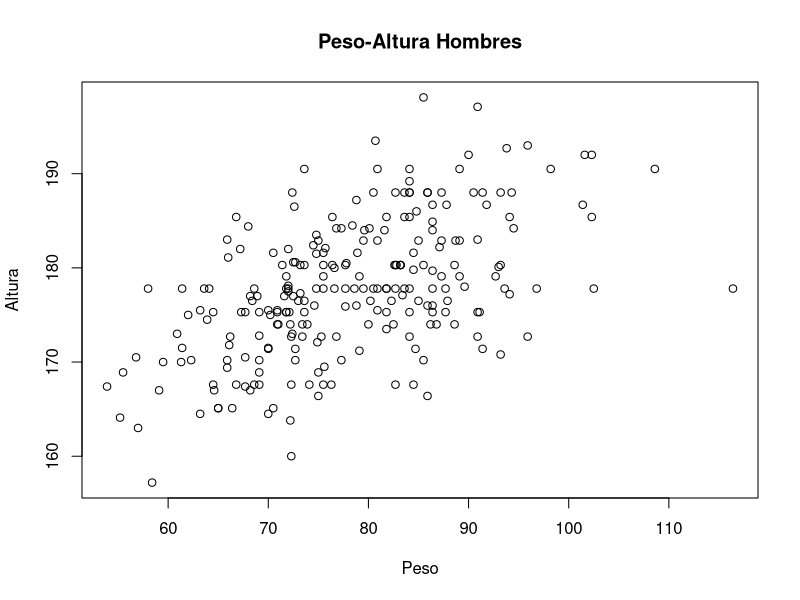
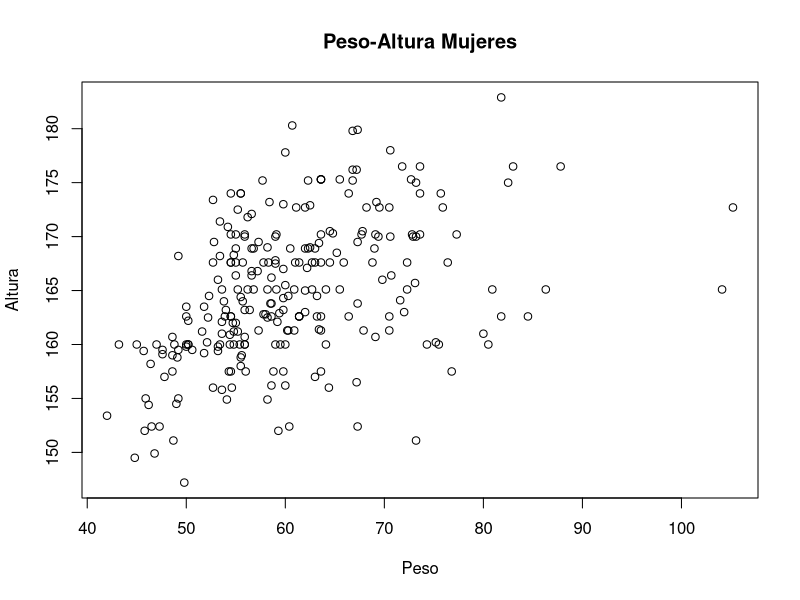
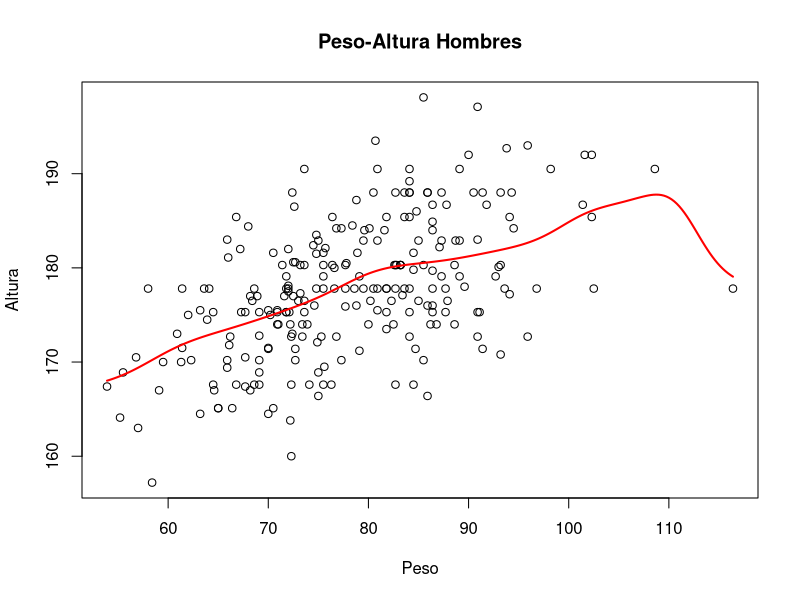
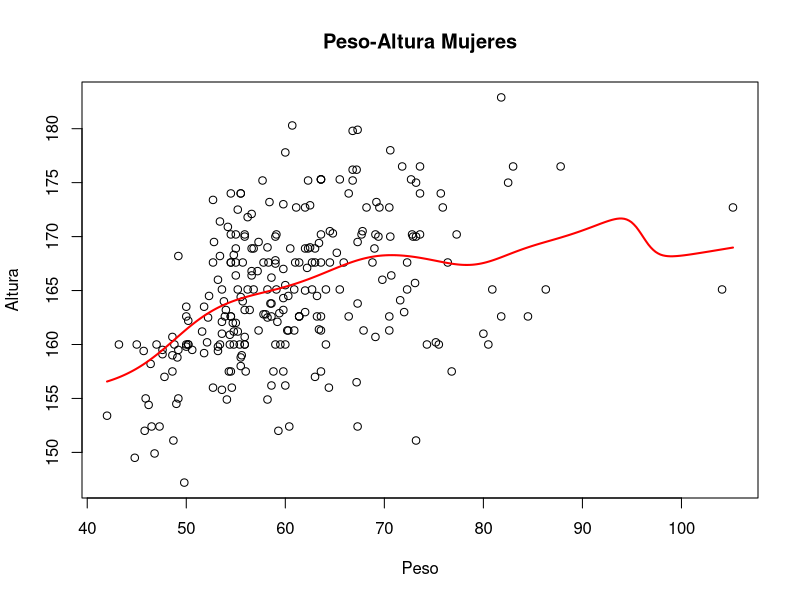
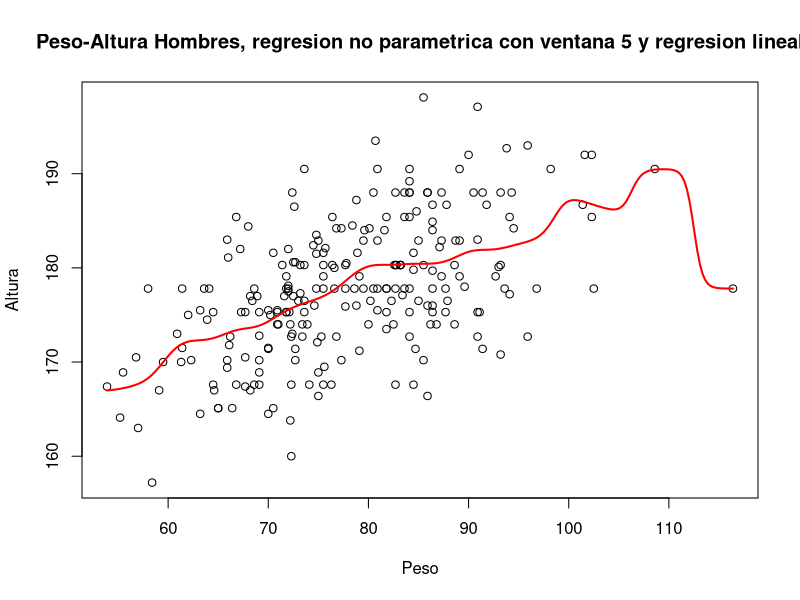
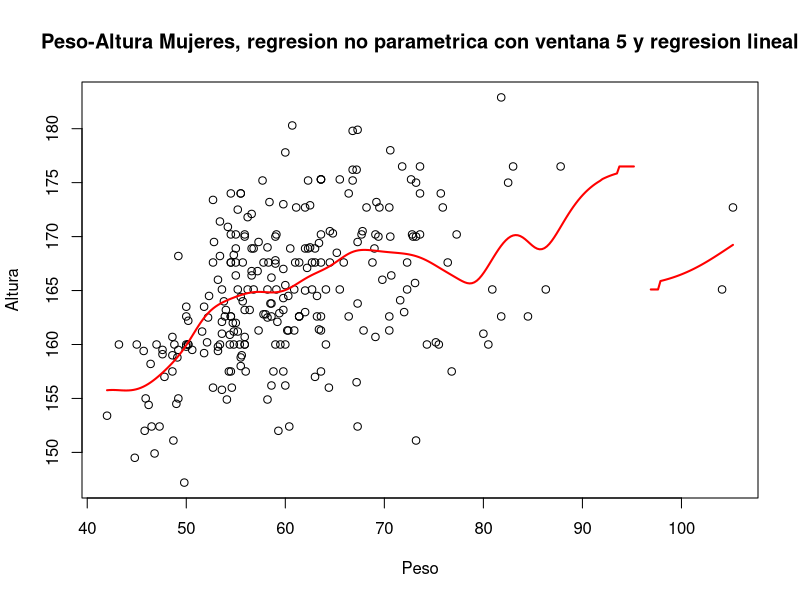

Recreate these plots in R, in order. (Note: this script raises an error after producing the figures.)
TrainTest <- read.table("TrainTest.txt")

body <- read.csv("body.csv")

#Le asignamos el nombre correspondiente a las columnas del data set
colnames(body)<- (c("BIAC","BIIL","BITRO","CHEST1","CHEST2","ELBOW","WRIST",
                    "KNEE","ANKLE","SHOUL","CHESTG","WAISTG","NAVEL","HIP","GLUTE","BICEP",
                    "FLOREA","KNEEG","CALF","ANKLEG","WRISTG","AGE","WEIG","HEIG","GEN"))

#Lectura de Datos -----------------------------------------------------------------------------------------------------------
 
#Nos fijamos si hay datos NULL
any(is.na(body))

#Nos Fijamos el tipo de dato de cada columna
sapply(body, class)

# Conclusion: No hay datos nulos y los tipos de dato corresponden a lo pedido

#Etapa Exploratoria -----------------------------------------------------------------------------------------------------------



#B.)

#Primero separamos los datos segun su genero

#Weight Men y su medianda
WEIG_M <-  body[body$GEN == 1, ]$WEIG

T_M <- median(WEIG_M)


#Weight Women y su mediana 
WEIG_W <-  body[body$GEN == 0, ]$WEIG

T_W <- median(WEIG_W)

#BootStrap para pesos de hombres
B = 1000

# Tomamos 1000 muestras de tamano |WEIGH_M| de los datos que tenemos 
n <- length(WEIG_M)
estMedMen<- 0

for(i in 1:B){
  #Para cada muestra estimamos la mediana y la almacenamos 
  muestra <- sample(WEIG_M, n, replace = TRUE )
  estMedMen[i] <- median(muestra)
}

seBootMen <- sd(estMedMen)

#Definimos el intervalo de confianza aproximado para la mediana del peso masculino
alfa <- 0.05

#Z_alfa/2
z <- qnorm(1-alfa/2)

IDC_Men <- c(T_M - z*seBootMen,T_M + z*seBootMen)

#BootStrap para pesos de Mujeres

# Tomamos 1000 muestras de tamano |WEIGH_M| de los datos que tenemos 
n <- length(WEIG_W)
estMedWom<- 0

for(i in 1:B){
  #Para cada muestra estimamos la mediana y la almacenamos 
  muestra <- sample(WEIG_W, n, replace = TRUE )
  estMedWom[i] <- median(muestra)
}

seBootWom <- sd(estMedWom)

#Definimos el intervalo de confianza aproximado para la mediana del peso masculino
alfa <- 0.05

#Z_alfa/2
z <- qnorm(1-alfa/2)

IDC_Wom <- c(T_M - z*seBootWom,T_M + z*seBootWom)

#Falta la interpretacion
#Se podria decir que el peso no es una medida muy significativa a la hora de diferencia a un hombre de una mujer, 
#ya que ambos tienen medias muy parecidas. Aunque los hombres tienen mas dispersion, por lo que podemos decir que
#cuanto mas alejado se encuentre un peso de la media mas probabilidad hay de que sea un hombre. Ademas a la hora de diferenciar
#grupos de hombres de grupos de mujeres, podemos usar el desvio estandar como diferenciador

#C)

HEIG_M <-  body[body$GEN == 1, ]$HEIG

HEIG_W <-  body[body$GEN == 0, ]$HEIG

plot(WEIG_M,HEIG_M,main = "Peso-Altura Hombres", xlab = "Peso" , ylab = "Altura")

plot(WEIG_W,HEIG_W,main = "Peso-Altura Mujeres", xlab = "Peso" , ylab = "Altura")

# Los graficos parecen indicar que a mayor peso se tendra mayor altura y vice-versa.

# Estaria bueno que se grafiquen los dos juntos diferenciando por color
# Ver si como diferenciar a los hombres de las mujeres

#D.)

# Grafico de los hombres
plot(WEIG_M,HEIG_M,main = "Peso-Altura Hombres", xlab = "Peso" , ylab = "Altura")
ksm <- ksmooth(WEIG_M,HEIG_M, "normal", bandwidth = 10)
lines(ksm$x, ksm$y, col = "red", lwd = 2)

# Grafico de las mujeres
plot(WEIG_W,HEIG_W,main = "Peso-Altura Mujeres", xlab = "Peso" , ylab = "Altura")
ksm <- ksmooth(WEIG_W,HEIG_W, "normal", bandwidth = 10)
lines(ksm$x, ksm$y, col = "red", lwd = 2)

# En el caso de los hombres, podemos ver que salvo el final la regresion no parametrica se parece mucho a una regresion lineal.
# Por otro lado en las mujeres, no esta tan claro que la regresion parametrica sea parecida a una regresion lineal, ya que
# esta tiene irregularidades mas pronunciadas. Por lo que sospechamos una regresion lineal para los hombres y una regresion
# ¿cuadratica? para las mujeres.

# E.)
# calculo la estimacion en Xi sin usar el i-esimo dato
mi_h = function(X,Y,i,h){
  n=length(X)
  Xi=X[i] #punto a evaluar la estimacion
  sum=0
  temp=0 
  for(j in 1:n){
    if(j!=i){
      sum=sum+(Y[j]*dnorm((X[j]-Xi)/h))
      temp=temp+dnorm((X[j]-Xi)/h)
    }
  }
  return(sum/temp)
}
# calculo el error cuadratico de la convalidacion cruzada
CV = function(X,Y,h){
  n=length(X)
  sum=0
  for(i in 1:n){
    sum=sum+(Y[i]-mi_h(X,Y,i,h))^2
  }
  return(sum/n)
}
# busco el h en hs que minimize el CV
h_opt= function(X,Y,hs){
  n=length(hs)
  h=hs[1]
  cv_h=CV(X,Y,h)
  for(i in 2:n){
    temp=CV(X,Y,hs[i])
    if(temp<cv_h){
      h=hs[i]
      cv_h=temp
    }
  }
  return(h)
}

hs= seq(5,20,by=0.5)

# No entiendo como usar la nota, y como quiere que grafique

# Para cada g´enero grafique la funci´on objetivo y represente all´ı la ventana ´optima hallada
# de acuerdo al criterio que est´a utilizando.
# Nota: Para verificar la respuesta, explorar la funci´on train de la librer´ıa caret.

# F.)

# Grafico de los hombres
h_M=h_opt(WEIG_M,HEIG_M,hs)
plot(WEIG_M,HEIG_M,main = "Peso-Altura Hombres, regresion no parametrica con ventana 5 y regresion lineal", xlab = "Peso" , ylab = "Altura")
ksm <- ksmooth(WEIG_M,HEIG_M, "normal", bandwidth = h_M)
lines(ksm$x, ksm$y, col = "red", lwd = 2)
# agregar regresion lineal de cuadrados minimos

# Grafico de las mujeres
h_W=h_opt(WEIG_W,HEIG_W,hs)
plot(WEIG_W,HEIG_W,main = "Peso-Altura Mujeres, regresion no parametrica con ventana 5 y regresion lineal", xlab = "Peso" , ylab = "Altura")
ksm <- ksmooth(WEIG_W,HEIG_W, "normal", bandwidth = h_W)
lines(ksm$x, ksm$y, col = "red", lwd = 2)
# agregar regresion lineal de cuadrados minimos

# Falta poner la ventana no se como hacerlo

# Regresion lineal -----------------------------------------------------------------------------------------------------------

# G.)
#a partir de aca es un intento
# armamos el cjto de entrenamiento
bodyt=data.frame()
n=length(body)
j=1
for(i in 1:n){
  if(TrainTest$V1[i]){
    bodyt[j]=body[i]
    j=j+1
  }
}

# ajusto el modelo para predecir WIEG en funcion del resto
#BIAC+BIIL+BITRO+CHEST1+CHEST2+ELBOW+WRIST+KNEE+ANKLE+SHOUL+CHESTG+WAISTG+NAVEL+HIPGLUTE+BICEP+FLOREA+KNEEG+CALF+ANKLEG+WRISTG+AGE+WEIG+HEIG+GEN

modelo=lm(WEIG ~ BIAC+BIIL+BITRO+CHEST1+CHEST2+ELBOW+WRIST+KNEE+ANKLE+SHOUL+CHESTG+WAISTG+NAVEL+HIPGLUTE+BICEP+FLOREA+KNEEG+CALF+ANKLEG+WRISTG+AGE+HEIG+GEN, data = datos)
